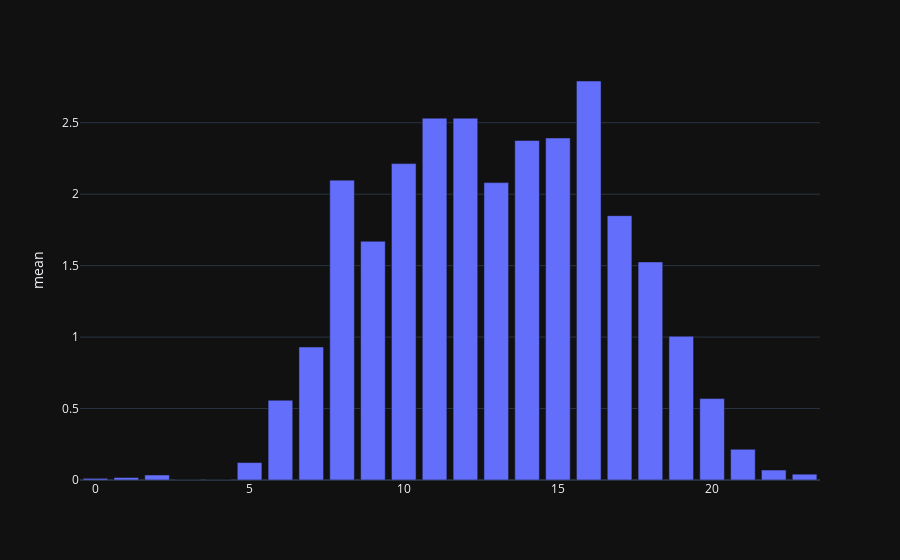

Notebook source saved alongside this figure:
### Code cell
# verify means for each hour
fig = px.bar(stats, y='mean', height=300)
fig.show()

### Figure 1 — Plotly figure (JSON) as saved in the notebook; plotly's stock layout.template omitted (floating-point values rounded to 4 significant figures)
{"data": [{"alignmentgroup": "True", "hovertemplate": "mean=%{y}<extra></extra>", "legendgroup": "", "marker": {"color": "#636efa"}, "name": "", "offsetgroup": "", "orientation": "v", "showlegend": false, "textposition": "auto", "type": "bar", "xaxis": "x", "y": [0.01163, 0.01744, 0.03488, 0, 0, 0.1221, 0.5581, 0.9306, 2.098, 1.671, 2.214, 2.532, 2.532, 2.081, 2.376, 2.393, 2.792, 1.85, 1.526, 1.006, 0.5698, 0.2151, 0.06977, 0.0407], "yaxis": "y"}], "layout": {"autosize": true, "barmode": "relative", "legend": {"tracegroupgap": 0}, "margin": {"t": 60}, "xaxis": {"anchor": "y", "autorange": true, "domain": [0, 1], "range": [-0.5, 23.5]}, "yaxis": {"anchor": "x", "autorange": true, "domain": [0, 1], "range": [0, 2.939], "title": {"text": "mean"}, "type": "linear"}}}
